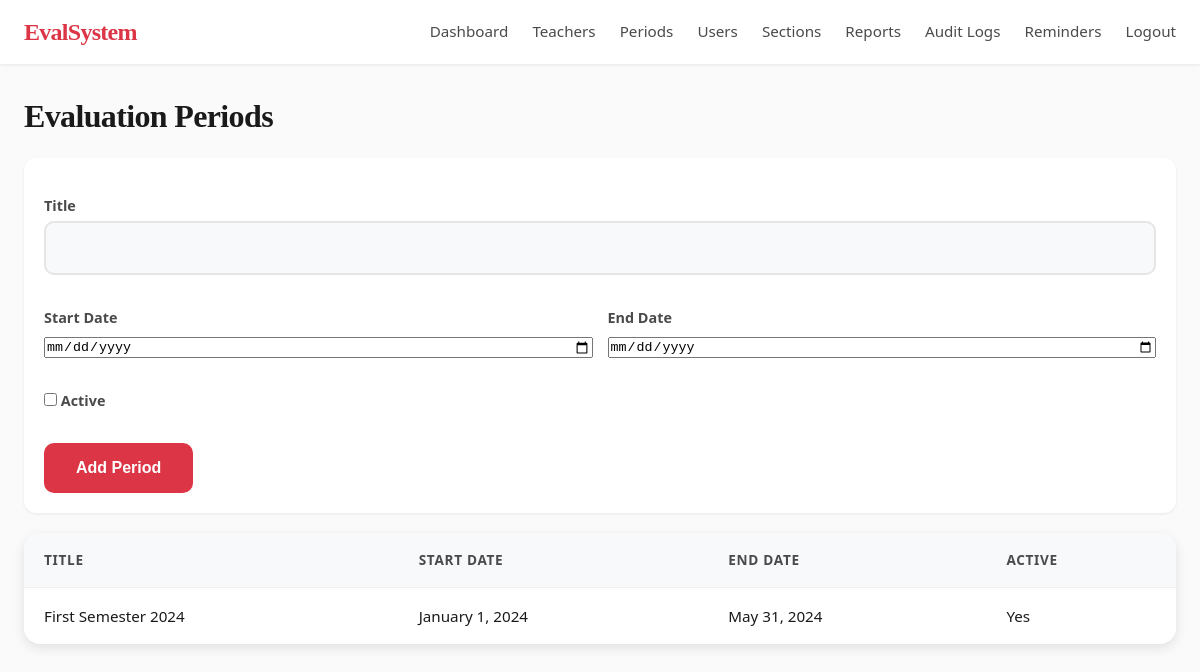
/admin/periods.php (signed in), run on the app's committed database.
### tables this page shows
CREATE TABLE evaluation_periods (
    id INT AUTO_INCREMENT PRIMARY KEY,
    title VARCHAR(100) NOT NULL,
    start_date DATE NOT NULL,
    end_date DATE NOT NULL,
    is_active TINYINT(1) DEFAULT 1,
    created_at TIMESTAMP DEFAULT CURRENT_TIMESTAMP
);

### admin/periods.php (the view, shortened to what this page needs)
<?php
require_once __DIR__ . '/../includes/functions.php';
$periods = $pdo->query("SELECT * FROM evaluation_periods ORDER BY start_date DESC")->fetchAll();
?>
<!DOCTYPE html>
<html lang="en">
<head>
    <link rel="stylesheet" href="../assets/css/style.css">
</head>
<body>
<nav class="navbar">
    <div class="brand">EvalSystem</div>
    <ul>
        <li><a href="dashboard.php">Dashboard</a></li>
        <li><a href="teachers.php">Teachers</a></li>
        <li><a href="periods.php">Periods</a></li>
        <li><a href="users.php">Users</a></li>
        <li><a href="sections.php">Sections</a></li>
        <li><a href="reports.php">Reports</a></li>
        <li><a href="audit.php">Audit Logs</a></li>
        <li><a href="reminders.php">Reminders</a></li>
        <li><a href="../logout.php">Logout</a></li>
    </ul>
</nav>
<div class="container">
    <h2>Evaluation Periods</h2>
    <form method="POST" action="" class="filter-form" style="display: grid; grid-template-columns: 1fr 1fr; gap: 15px;">
        <div style="grid-column: 1 / -1;"><label>Title</label><input type="text" name="title" required style="width: 100%;"></div>
        <div><label>Start Date</label><input type="date" name="start_date" required style="width: 100%;"></div>
        <div><label>End Date</label><input type="date" name="end_date" required style="width: 100%;"></div>
        <div style="grid-column: 1 / -1;"><label><input type="checkbox" name="is_active" value="1"> Active</label></div>
        <div style="grid-column: 1 / -1;"><button type="submit" class="btn">Add Period</button></div>
    </form>
    <table class="data-table">
        <thead><tr><th>Title</th><th>Start Date</th><th>End Date</th><th>Active</th></tr></thead>
        <tbody>
        <?php foreach ($periods as $p): ?>
        <tr>
            <td><?php echo htmlspecialchars($p['title']); ?></td>
            <td><?php echo date('F j, Y', strtotime($p['start_date'])); ?></td>
            <td><?php echo date('F j, Y', strtotime($p['end_date'])); ?></td>
            <td><?php echo $p['is_active'] ? 'Yes' : 'No'; ?></td>
        </tr>
        <?php endforeach; ?>
        </tbody>
    </table>
</div>
</body>
</html>

### assets/css/style.css (style rules this page uses)
:root { --primary: #dc3545; --primary-dark: #c82333; --primary-light: #e4606d; --white: #FFFFFF; --off-white: #F8F9FA; --cream: #FFF5F5; --text-primary: #1A1A1A; --text-secondary: #4A4A4A; --text-muted: #8A8A8A; --success: #28A745; --danger: #DC143C; --warning: #FFC107; --bg: #FAFAFA; --bg-card: #FFFFFF; --shadow-sm: 0 1px 3px rgba(0, 0, 0, 0.08); --shadow-md: 0 4px 12px rgba(0, 0, 0, 0.1); --shadow-lg: 0 8px 24px rgba(0, 0, 0, 0.12); --font-primary: 'Segoe UI', -apple-system, BlinkMacSystemFont, sans-serif; --font-serif: 'Playfair Display', 'Georgia', 'Times New Roman', serif; }
* { box-sizing: border-box; margin: 0; padding: 0; }
body { font-family: var(--font-primary); background: var(--bg); color: var(--text-primary); line-height: 1.6; -webkit-font-smoothing: antialiased; -moz-osx-font-smoothing: grayscale; }
h1, h2, h3, h4, h5, h6 { font-family: var(--font-serif); font-weight: 600; letter-spacing: -0.02em; line-height: 1.3; }
h2 { font-size: 2rem; }
.navbar { background: var(--white); color: var(--text-primary); display: flex; justify-content: space-between; align-items: center; padding: 0 1.5rem; height: 64px; box-shadow: var(--shadow-sm); position: sticky; top: 0; z-index: 100; }
.navbar .brand { font-family: var(--font-serif); font-weight: 700; font-size: 1.5rem; color: var(--primary); letter-spacing: -0.03em; }
.navbar ul { list-style: none; display: flex; gap: 1.5rem; margin: 0; padding: 0; }
.navbar a { color: var(--text-secondary); text-decoration: none; font-size: 0.95rem; font-weight: 500; transition: color 0.2s ease; }
.container { max-width: 1200px; margin: 2rem auto; padding: 0 1.5rem; }
.data-table { width: 100%; border-collapse: separate; border-spacing: 0; background: var(--bg-card); border-radius: 16px; overflow: hidden; box-shadow: var(--shadow-md); margin: 1.25rem 0; }
.data-table th, .data-table td { padding: 1rem 1.25rem; text-align: left; border-bottom: 1px solid #F0F0F0; font-size: 0.95rem; }
.data-table th { background: var(--off-white); font-weight: 600; color: var(--text-secondary); font-size: 0.85rem; text-transform: uppercase; letter-spacing: 0.05em; }
.data-table tr:last-child td { border-bottom: none; }
.btn { display: inline-block; padding: 0.625rem 1.25rem; background: var(--primary); color: var(--white); text-decoration: none; border-radius: 10px; font-size: 0.9rem; font-weight: 600; border: none; cursor: pointer; transition: background 0.2s ease, transform 0.1s ease; }
label { display: block; margin: 1rem 0 0.5rem; font-weight: 600; font-size: 0.9rem; color: var(--text-secondary); }
input[type="text"], input[type="email"], input[type="password"], select, textarea { width: 100%; padding: 0.875rem 1rem; border: 2px solid #E5E5E5; border-radius: 10px; font-family: inherit; font-size: 1rem; background: var(--off-white); transition: border-color 0.2s ease, box-shadow 0.2s ease; }
button[type="submit"] { padding: 1rem 2rem; background: var(--primary); color: var(--white); border: none; border-radius: 10px; cursor: pointer; font-size: 1rem; font-weight: 600; margin-top: 0.75rem; transition: background 0.2s ease, transform 0.1s ease; }
.filter-form { display: flex; gap: 1rem; align-items: flex-end; flex-wrap: wrap; margin: 1.25rem 0; padding: 1.25rem; background: var(--bg-card); border-radius: 12px; box-shadow: var(--shadow-sm); }
.filter-form label { margin-bottom: 0.25rem; }

### data on the page
evaluation_periods: title "First Semester 2024", start_date "January 1, 2024", end_date "May 31, 2024", is_active "Yes"
